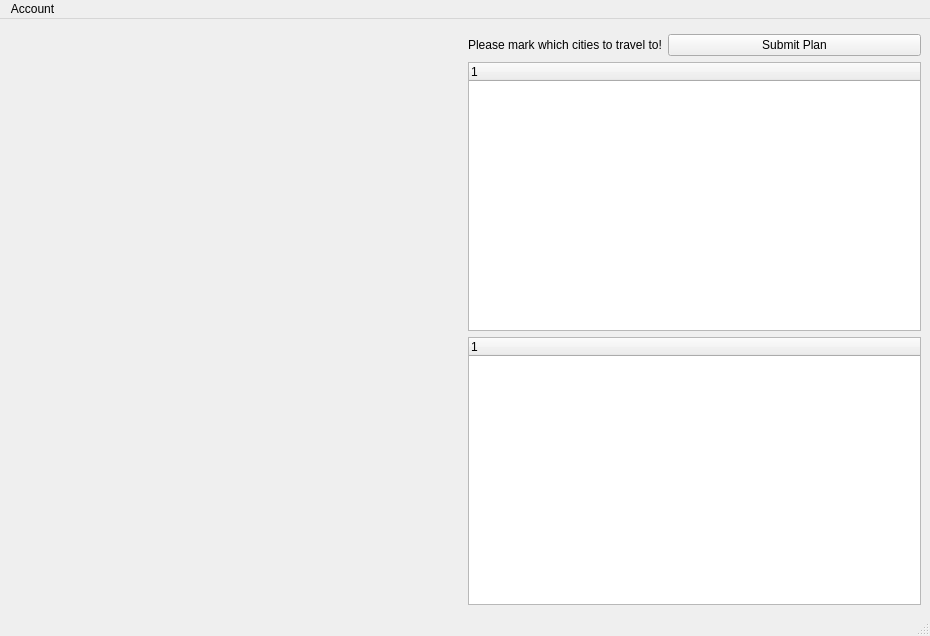
<?xml version="1.0" encoding="UTF-8"?>
<ui version="4.0">
 <class>MainWindow</class>
 <widget class="QMainWindow" name="MainWindow">
  <property name="geometry">
   <rect>
    <x>0</x>
    <y>0</y>
    <width>930</width>
    <height>636</height>
   </rect>
  </property>
  <property name="sizePolicy">
   <sizepolicy hsizetype="Fixed" vsizetype="Preferred">
    <horstretch>0</horstretch>
    <verstretch>0</verstretch>
   </sizepolicy>
  </property>
  <property name="windowTitle">
   <string>MainWindow</string>
  </property>
  <widget class="QWidget" name="centralwidget">
   <property name="enabled">
    <bool>true</bool>
   </property>
   <layout class="QGridLayout" name="gridLayout">
    <item row="3" column="1">
     <widget class="QTreeWidget" name="citiesTreeWidget">
      <property name="sizePolicy">
       <sizepolicy hsizetype="Preferred" vsizetype="Expanding">
        <horstretch>0</horstretch>
        <verstretch>0</verstretch>
       </sizepolicy>
      </property>
      <property name="minimumSize">
       <size>
        <width>355</width>
        <height>260</height>
       </size>
      </property>
      <column>
       <property name="text">
        <string notr="true">1</string>
       </property>
      </column>
     </widget>
    </item>
    <item row="2" column="1">
     <layout class="QHBoxLayout" name="horizontalLayout_2">
      <item>
       <widget class="QLabel" name="label">
        <property name="sizePolicy">
         <sizepolicy hsizetype="Fixed" vsizetype="Fixed">
          <horstretch>0</horstretch>
          <verstretch>0</verstretch>
         </sizepolicy>
        </property>
        <property name="text">
         <string>Please mark which cities to travel to!</string>
        </property>
        <property name="alignment">
         <set>Qt::AlignCenter</set>
        </property>
       </widget>
      </item>
      <item>
       <widget class="QPushButton" name="submitPlan">
        <property name="text">
         <string>Submit Plan</string>
        </property>
       </widget>
      </item>
     </layout>
    </item>
    <item row="4" column="1">
     <widget class="QTreeWidget" name="planTreeWidget">
      <property name="sizePolicy">
       <sizepolicy hsizetype="Preferred" vsizetype="Expanding">
        <horstretch>0</horstretch>
        <verstretch>0</verstretch>
       </sizepolicy>
      </property>
      <column>
       <property name="text">
        <string notr="true">1</string>
       </property>
      </column>
     </widget>
    </item>
    <item row="1" column="0" rowspan="4">
     <widget class="QLabel" name="map">
      <property name="text">
       <string/>
      </property>
     </widget>
    </item>
   </layout>
   <zorder>map</zorder>
   <zorder>citiesTreeWidget</zorder>
   <zorder>planTreeWidget</zorder>
  </widget>
  <widget class="QStatusBar" name="statusbar"/>
  <widget class="QMenuBar" name="menubar">
   <property name="geometry">
    <rect>
     <x>0</x>
     <y>0</y>
     <width>930</width>
     <height>22</height>
    </rect>
   </property>
   <widget class="QMenu" name="menuAccount">
    <property name="title">
     <string>Account</string>
    </property>
    <addaction name="actionLogin"/>
    <addaction name="actionCreate_New_Account"/>
   </widget>
   <addaction name="menuAccount"/>
  </widget>
  <action name="actionCircle">
   <property name="text">
    <string>Circle</string>
   </property>
  </action>
  <action name="actionRectangle">
   <property name="text">
    <string>Rectangle</string>
   </property>
  </action>
  <action name="actionLine">
   <property name="text">
    <string>Line</string>
   </property>
  </action>
  <action name="actionPolyLine">
   <property name="text">
    <string>PolyLine</string>
   </property>
  </action>
  <action name="actionEllipse">
   <property name="text">
    <string>Ellipse</string>
   </property>
  </action>
  <action name="actionSquare">
   <property name="text">
    <string>Square</string>
   </property>
  </action>
  <action name="actionText">
   <property name="text">
    <string>Text</string>
   </property>
  </action>
  <action name="actionPolygon">
   <property name="text">
    <string>Polygon</string>
   </property>
  </action>
  <action name="actionLogin">
   <property name="text">
    <string>Login</string>
   </property>
  </action>
  <action name="actionCreate_New_Account">
   <property name="text">
    <string>Create New Account</string>
   </property>
  </action>
 </widget>
 <resources/>
 <connections/>
</ui>
